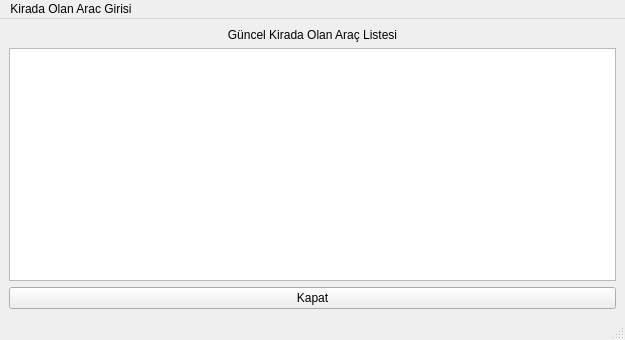
<?xml version="1.0" encoding="UTF-8"?>
<ui version="4.0">
 <class>Form5</class>
 <widget class="QMainWindow" name="Form5">
  <property name="geometry">
   <rect>
    <x>0</x>
    <y>0</y>
    <width>625</width>
    <height>340</height>
   </rect>
  </property>
  <property name="windowTitle">
   <string>MainWindow</string>
  </property>
  <widget class="QWidget" name="centralwidget">
   <layout class="QGridLayout" name="gridLayout_2">
    <item row="0" column="0">
     <layout class="QGridLayout" name="gridLayout">
      <item row="0" column="0">
       <widget class="QLabel" name="label">
        <property name="text">
         <string>Güncel Kirada Olan Araç Listesi</string>
        </property>
        <property name="alignment">
         <set>Qt::AlignmentFlag::AlignCenter</set>
        </property>
       </widget>
      </item>
      <item row="1" column="0">
       <widget class="QTableWidget" name="araclisteWidget"/>
      </item>
      <item row="2" column="0">
       <widget class="QPushButton" name="kapatbuton">
        <property name="text">
         <string>Kapat</string>
        </property>
       </widget>
      </item>
     </layout>
    </item>
   </layout>
  </widget>
  <widget class="QMenuBar" name="menubar">
   <property name="geometry">
    <rect>
     <x>0</x>
     <y>0</y>
     <width>625</width>
     <height>21</height>
    </rect>
   </property>
   <widget class="QMenu" name="menuArac_Kiralama_Bilgileri_Girisi">
    <property name="title">
     <string>Kirada Olan Arac Girisi</string>
    </property>
   </widget>
   <addaction name="menuArac_Kiralama_Bilgileri_Girisi"/>
  </widget>
  <widget class="QStatusBar" name="statusbar"/>
 </widget>
 <resources/>
 <connections/>
</ui>
